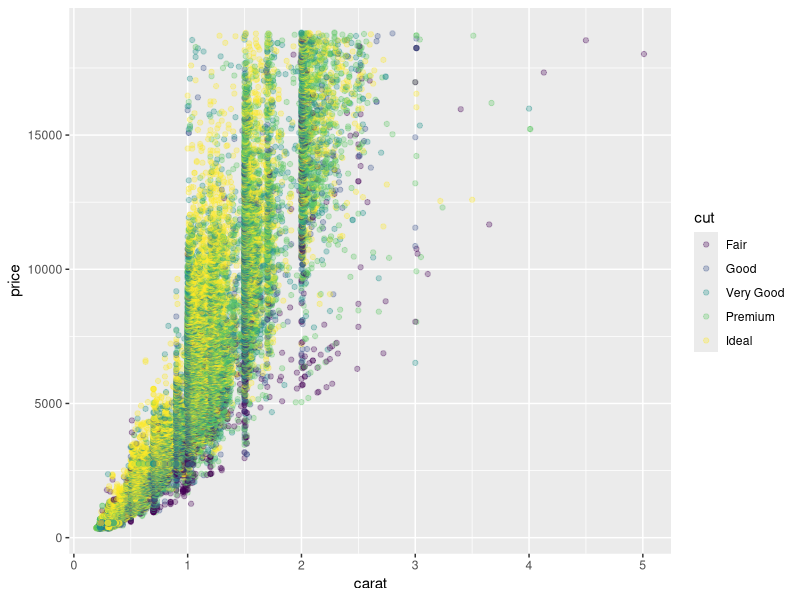

Source code (R):
#| title: "Mapping colour and transparency"
#| category: "Part 1: Scatterplots and Aesthetics"
#| dataset-name: "diamonds"
#| description: "It's time to build on your previous scatterplot. In this battle. start with your code from the previous question. Map the `cut` variable to the `colour` aesthetic. Also, set the `alpha` (transparency) of the points to match the target plot and help handle the overplotting."
#| stub: "ggplot(diamonds, aes(x = carat, y = price, ___ = ___)) +\n  geom_point(___ = ___)"

library(ggplot2)

p <- ggplot(diamonds, aes(x = carat, y = price, colour = cut)) +
  geom_point(alpha = 0.3)

plot(p)
